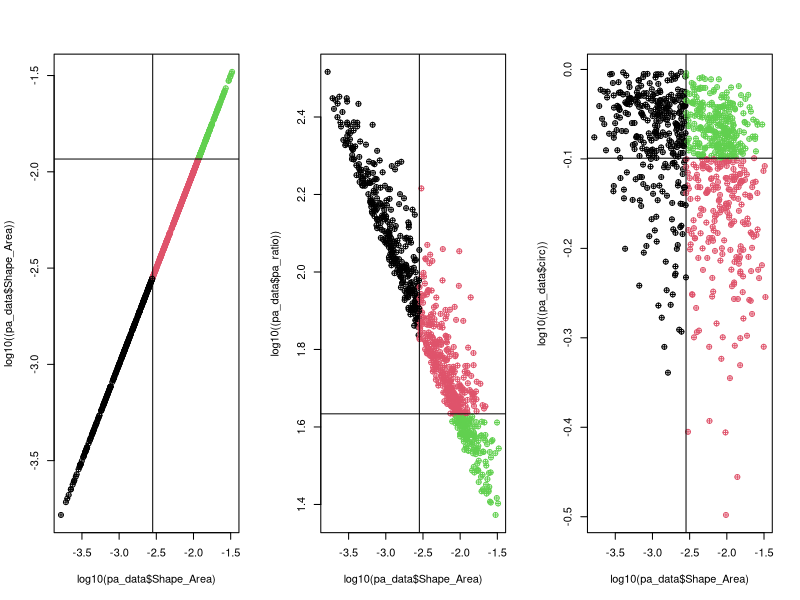
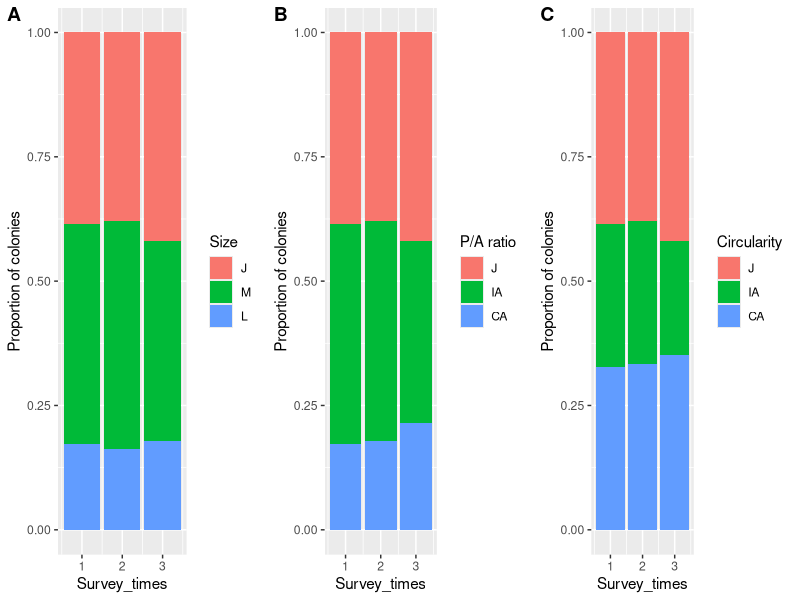
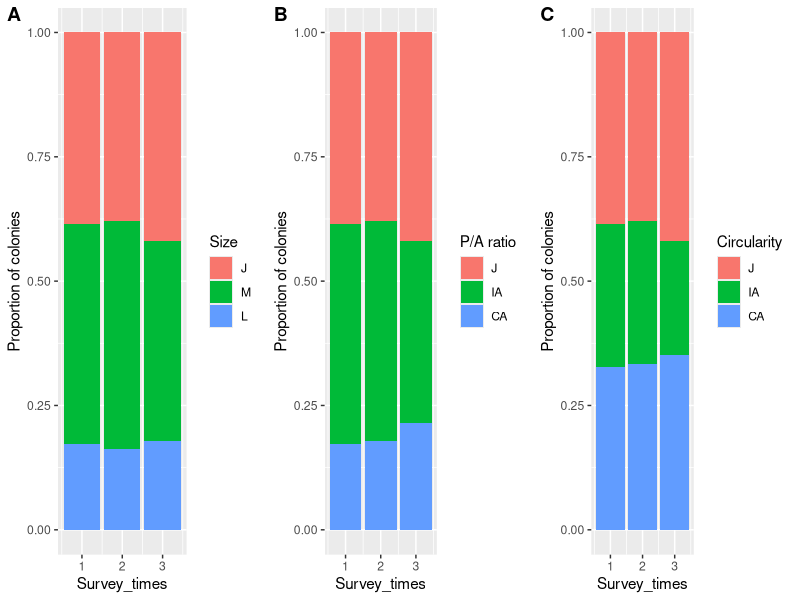
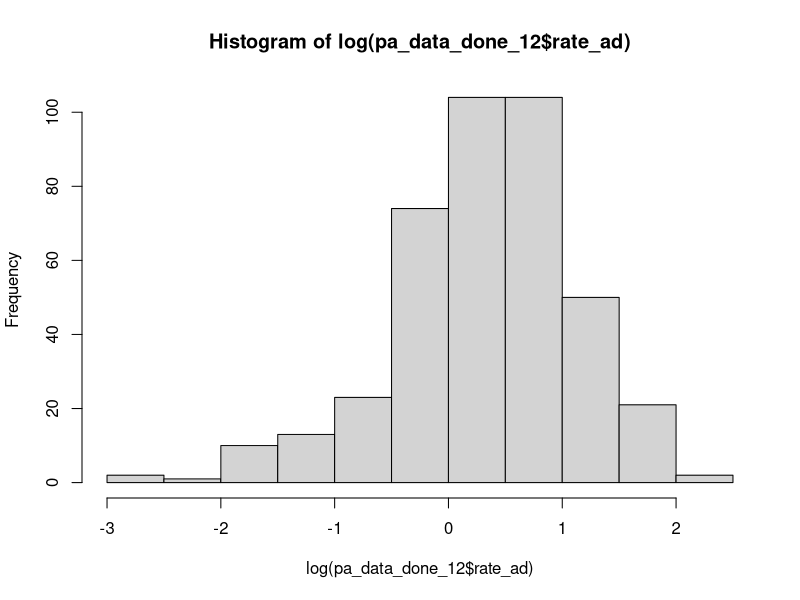
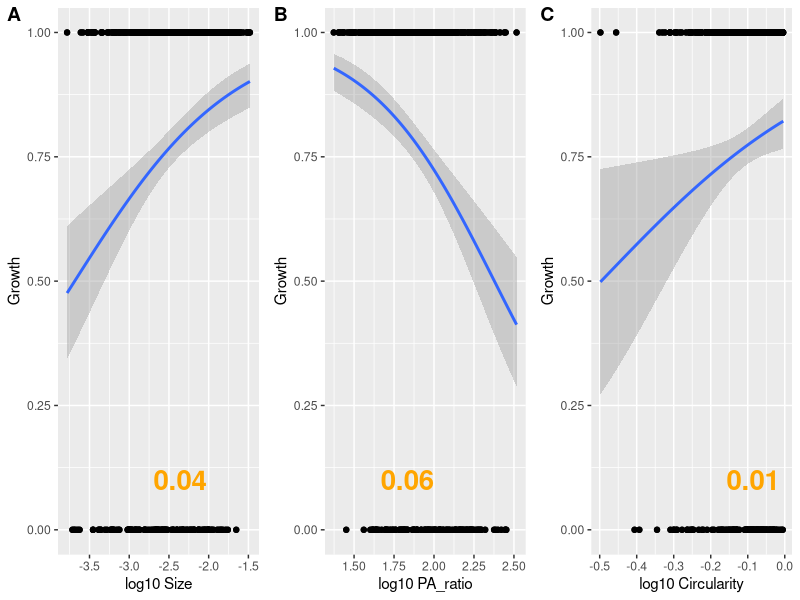
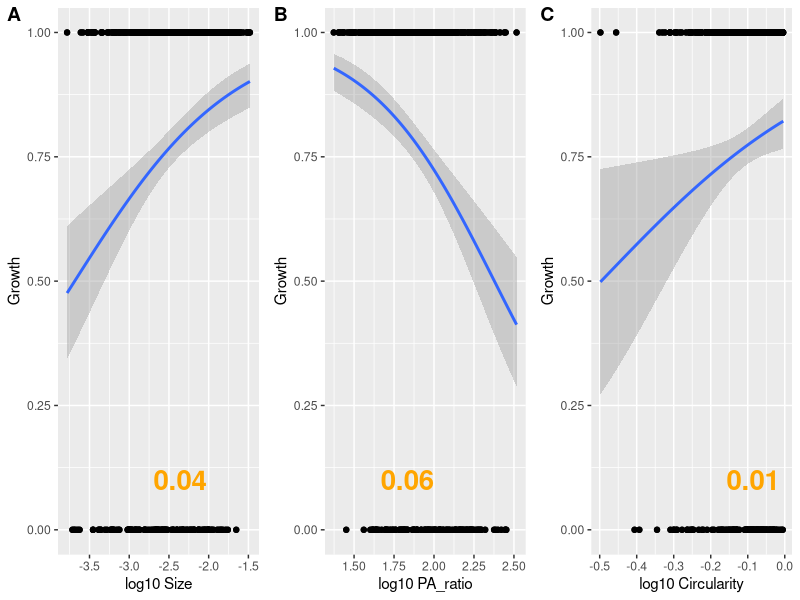
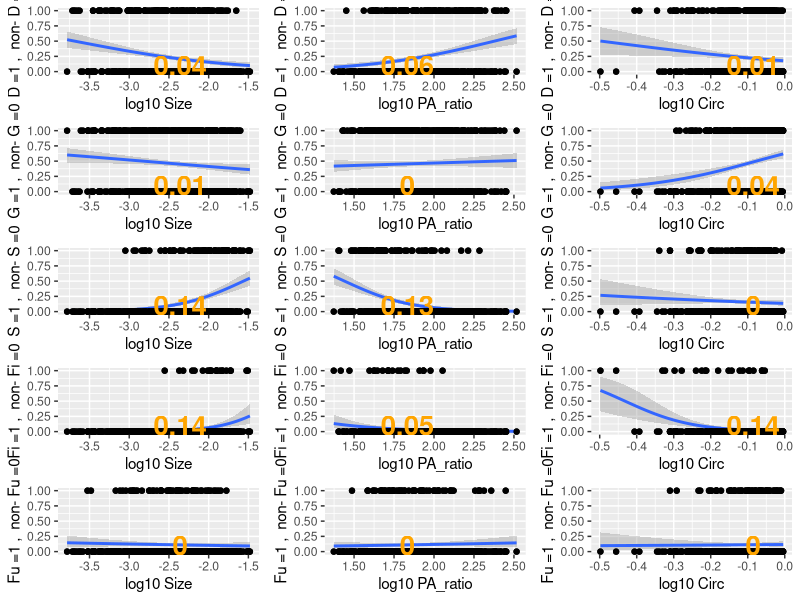
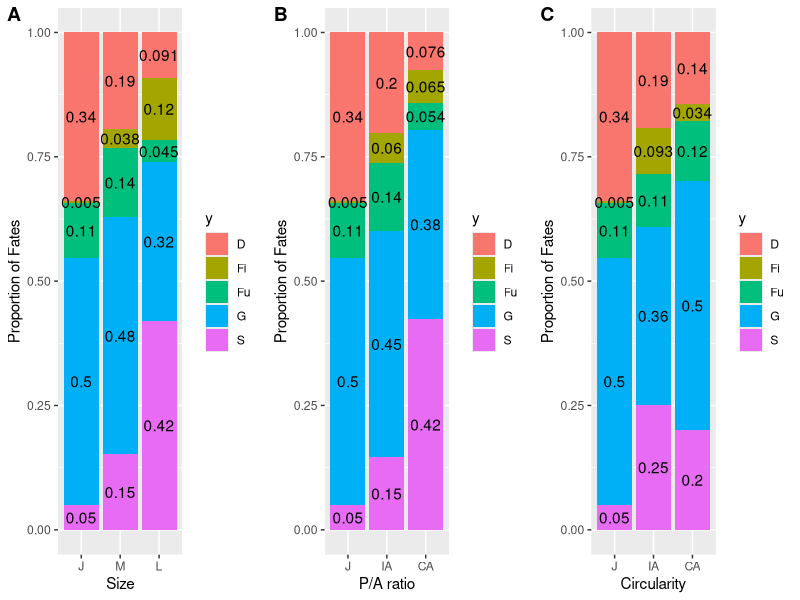

The R script that drew these images, in order: (Note: this script raises an error after producing the figures.)
## ---- chunk 1
knitr::opts_chunk$set(echo = TRUE)
## ---- chunk 2
####LIBRARIES####
library(tidyverse)
library(readr)
library(cowplot)
## ---- chunk 3
####DATA####
pa_data <- read_csv("data/OL_PA_all.csv")

####CLASS CHECK####
pa_data$Shape_Length <- as.numeric(pa_data$Shape_Length)
pa_data$Shape_Area <- as.numeric(pa_data$Shape_Area)
pa_data$Survey_times <- as.numeric(pa_data$Survey_times)
pa_data$Plot_ID <- as.factor(pa_data$Plot_ID)
#pa_data$Source <- as.factor(pa_data$Source)
pa_data$Fate <- as.factor(pa_data$Fate)
pa_data$Recruit[is.na(pa_data$Recruit)] <- "N" #fill the data with NO recruit
pa_data$Recruit <- as.factor(pa_data$Recruit)

####Classify juvenile and adult####
pa_data$size_class <- NA
pa_data$size_class[pa_data$Shape_Area<=0.002827433 ] <- 'J' #size smaller than 6 cm is juvenile
pa_data$size_class[pa_data$Shape_Area > 0.002827433] <- 'A'
pa_data$size_class <- as.factor(pa_data$size_class)

####Calculate pa_ratio####
pa_data$pa_ratio <- pa_data$Shape_Length / pa_data$Shape_Area

####Circularity####
pa_data$Circle_Length <- sqrt(pa_data$Shape_Area / pi) * 2 * pi
pa_data$circ <- pa_data$Circle_Length / pa_data$Shape_Length

summary(pa_data)

## ---- chunk 4
##########plot definition of J IA CA

# find the half total area of adult
half_adult_sum <- sum(pa_data$Shape_Area[pa_data$size_class != "J"]) / 2
adult_data <- pa_data[pa_data$size_class != "J", ] #filter adult for classification


#####Classify by Size########
# Find cutoff Size
adult_area <- 0
cutoff_size <- NA
unique_areas <- sort(unique(adult_data$Shape_Area))

for (i in 1:length(unique_areas)) {
  area_indices <- min(which(adult_data$Shape_Area == unique_areas[i])) #avoid the same Shape_area value
  if (length(area_indices) == 1) {
    if (adult_area < half_adult_sum) {
      adult_area <- adult_area + adult_data$Shape_Area[area_indices]
    } else {
      cutoff_size <- unique_areas[i-3] #find the closest value manually...
      break
    }
  } else {
    stop("Error: Multiple values found for the same unique area.")
  }
}
# Classify medium and large adult by cutoff value
pa_data$pure_size <- NA
pa_data$pure_size[pa_data$Shape_Area <= 0.002827433] <- "J"
pa_data$pure_size[pa_data$Shape_Area > 0.002827433 & pa_data$Shape_Area <= cutoff_size] <- "M"
pa_data$pure_size[pa_data$Shape_Area > 0.002827433 & pa_data$Shape_Area > cutoff_size] <- "L"
pa_data$pure_size <- as.factor(pa_data$pure_size)
pa_data$pure_size <- factor(pa_data$pure_size, levels = c("J","M","L"))


#####Classify by P/A ratio########
# find the half total area of adult
adult_area <- 0
cutoff_pa_ratio <- NA
for (i in 1:length(sort(unique(pa_data$pa_ratio)))){
  if(adult_area < half_adult_sum){
    adult_area <- adult_area + pa_data$Shape_Area[pa_data$pa_ratio == sort(unique(pa_data$pa_ratio))[i]]
  }else{
    cutoff_pa_ratio <- sort(unique(pa_data$pa_ratio))[i-1] #find the closest manually...
    break
  }
}
# Classify PA ratio by cutoff value
pa_data$size_class_pa <- NA
pa_data$size_class_pa[pa_data$Shape_Area <= 0.002827433] <- "J"
pa_data$size_class_pa[pa_data$Shape_Area > 0.002827433 & pa_data$pa_ratio >= cutoff_pa_ratio] <- "IA"
pa_data$size_class_pa[pa_data$Shape_Area > 0.002827433 & pa_data$pa_ratio < cutoff_pa_ratio] <- "CA"
pa_data$size_class_pa <- as.factor(pa_data$size_class_pa)
pa_data$size_class_pa <- factor(pa_data$size_class_pa, levels = c("J","IA","CA"))


#####Classify by Circularity########
# find the half total area of adult
adult_area <- 0
cutoff_circ <- NA
unique_areas <- sort(unique(adult_data$circ))
for (i in 1:length(unique_areas)){
  if(adult_area < half_adult_sum){
    adult_area <- adult_area + adult_data$Shape_Area[adult_data$circ == unique_areas[i]]
  }else{
    cutoff_circ <- unique_areas[i-1] #make the sum of CA IA closer
    break
  }
}

# Classify circularity by cutoff value
pa_data$size_class_circ <- NA
pa_data$size_class_circ[pa_data$Shape_Area <= 0.002827433] <- "J"
pa_data$size_class_circ[pa_data$Shape_Area > 0.002827433 & pa_data$circ <= cutoff_circ] <- "IA"
pa_data$size_class_circ[pa_data$Shape_Area > 0.002827433 & pa_data$circ > cutoff_circ] <- "CA"
pa_data$size_class_circ <- as.factor(pa_data$size_class_circ)
pa_data$size_class_circ <- factor(pa_data$size_class_circ, levels = c("J","IA","CA"))


####Plot pa_ratio with size base on morphological stages####
png(file="C:/Users/keelu/R/FiFu_analysis/Figs/SizeClass_scatter.png",
width=800, height=650, res=100)

par(mfrow=c(1,3))
plot(log10(pa_data$Shape_Area), log10((pa_data$Shape_Area)),
     pch = 10,
     col = factor(pa_data$pure_size))
abline(v=log10(pi*0.03^2))#check the standard of adult
abline(h=log10(cutoff_size)) #check the standard of compact adult
plot(log10(pa_data$Shape_Area), log10((pa_data$pa_ratio)),
     pch = 10,
     col = factor(pa_data$size_class_pa))
abline(v=log10(pi*0.03^2))#check the standard of adult
abline(h=log10(cutoff_pa_ratio)) #check the standard of compact adult
plot(log10(pa_data$Shape_Area), log10((pa_data$circ)),
     pch = 10,
     col = factor(pa_data$size_class_circ))
abline(v=log10(pi*0.03^2))#check the standard of adult
abline(h=log10(cutoff_circ)) #check the standard of compact adult
dev.off()

## ---- chunk 5
#####plot composition difference in 3 survey times
#clean data
df <- data.frame(pa_data$Survey_times, pa_data$pure_size, pa_data$size_class_pa, pa_data$size_class_circ) 
colnames(df) <- c("Survey_times", "Size","P/A ratio","Circularity")

plot_list <- list()
for (i in 1:3) {
  data <- data.frame(
    x = df[,1],
    y = df[,i+1]
  )
  p <- ggplot(data = data, aes(x = x, fill = y, na.rm = TRUE)) +
    geom_bar(position = "fill") +
    xlab("Survey_times") +
    ylab("Proportion of colonies")+ 
    guides(fill=guide_legend(title=colnames(df[i+1])))
  plot_list[[i]] <- p
}

#plot together
fig1 <- plot_grid(plot_list[[1]],plot_list[[2]],plot_list[[3]],align="h",labels=c("A","B","C"),nrow = 1)
ggsave("C:/Users/keelu/R/FiFu_analysis/Figs/times_proportion_fillbox.png", plot = fig1, width = 6, height = 5.3, dpi = 100)
dev.off()
fig1
## ---- chunk 6
############Analyze the Fates of colonies###################
####Add Fate (G,S) and their sa_change####
pa_data_GS <- data.frame()
# Subset the data.frame to only include observations from the two dates of interest
for (plot_id in c("M1", "M2", "TY3")) { # loop in sites
  #print(plot_id)
  for (t in 1:2) { # loop in survey times
    #print(paste0("t=",t))
    pa_data_subset <- pa_data[pa_data$Plot_ID == plot_id,]
    pa_data_subset <- pa_data_subset[pa_data_subset$Survey_times == t | pa_data_subset$Survey_times == t+1, ]
    pa_data_subset <- pa_data_subset[!(pa_data_subset$Fate %in% c("D","Fu","Fi") & pa_data_subset$Survey_times == t), ]
    pa_data_subset <- pa_data_subset[!(pa_data_subset$Recruit == "Y"& pa_data_subset$Survey_times == t+1),] #don't calculate new colonies
    pa_data_subset <- pa_data_subset[!(!is.na(pa_data_subset$Source) & pa_data_subset$Survey_times == t+1),]
    
    # Create a new data.frame to store the area change for each coral colony
    area_change_df <- data.frame(ID = unique(pa_data_subset$ID), sa_change = NA)
    
    # Loop through each ID and calculate the area change between the two dates
    for (i in 1:length(unique(pa_data_subset$ID))) {
      #print(paste0("i=",i))
      current_id <- unique(pa_data_subset$ID)[i]
      current_area <- pa_data_subset[pa_data_subset$ID == current_id & pa_data_subset$Survey_times == t, "Shape_Area"]
      future_area <- pa_data_subset[pa_data_subset$ID == current_id & pa_data_subset$Survey_times == t+1, "Shape_Area"]
      # Check if current_area and future_area are not NA
      if (nrow(current_area) > 0 & nrow(future_area) > 0) {
        area_change <- future_area - current_area
        area_change_df[i, "sa_change"] <- area_change
      }
    }
    pa_data_subset <- pa_data_subset[pa_data_subset$Survey_times == t,] #only left t to merge
    # Merge the area change data.frame back into the original data.frame using the ID variable
    pa_data_subset$sa_change <- area_change_df$sa_change[match(pa_data_subset$ID, area_change_df$ID)]
    pa_data_GS <- rbind(pa_data_GS, pa_data_subset)
    }
}
#Calculate for growth and shrink
pa_data_GS$Fate <- ifelse(pa_data_GS$sa_change >= 0, "G", "S")

###Add sa_change of D ####
pa_data_D <- data.frame()

# Calculate sa_change
for (plot_id in c("M1", "M2", "TY3")) {
  for (t in 1:2) {
    # Subset the data.frame to only include D and N colonies
    pa_data_subset <- pa_data[pa_data$Plot_ID == plot_id,]
    pa_data_subset <- pa_data_subset[pa_data_subset$Survey_times == t, ]
    pa_data_subset <- pa_data_subset[pa_data_subset$Fate == "D", ]
    pa_data_subset <- pa_data_subset[complete.cases(pa_data_subset$ID), ] # clean NA rows
    
    # Create a new data.frame to store the area change for each coral colony
    area_change_df <- data.frame(ID = unique(pa_data_subset$ID), sa_change = NA)

    # Loop through each ID and calculate the area change between the two dates
    for (i in 1:length(unique(pa_data_subset$ID))) {
      #print(paste0("i=",i))
      current_id <- unique(pa_data_subset$ID)[i]
      # Calculate D 
        area_change <- 0 - pa_data_subset$Shape_Area[i] # calculate Dead sa_change
        area_change_df[i, "sa_change"] <- area_change
    }
    pa_data_subset$sa_change <- area_change_df$sa_change[match(pa_data_subset$ID, area_change_df$ID)]
    pa_data_D <- rbind(pa_data_D, pa_data_subset) #Bind subset into DN dataframe
}
}

###Add sa_change of Fi####
pa_data_Fi <- data.frame()

for (plot_id in c("M1", "M2", "TY3")) {
  for (t in 1:2) {
# Subset the data.frame to only include Fi colonies
    pa_data_subset <- pa_data[pa_data$Plot_ID == plot_id,]
    pa_data_subset <- pa_data_subset[pa_data_subset$Survey_times == t | pa_data_subset$Survey_times == t+1, ]
    pa_data_subset <- pa_data_subset[(pa_data_subset$Fate == "Fi" & pa_data_subset$Survey_times == t) | (!is.na(pa_data_subset$Source) & pa_data_subset$Survey_times == t+1), ]
    pa_data_subset <- pa_data_subset[complete.cases(pa_data_subset$ID), ] # clean NA rows

    pa_data_subset_1 <- pa_data_subset[pa_data_subset$Survey_times == t,] # time one data
    pa_data_subset_2 <- pa_data_subset[pa_data_subset$Survey_times == t+1,] # time two data
    
    if (nrow(pa_data_subset_1) != 0){  # check there are fi colonies or not
    # Get the ID of fission colonies
      area_change_df <- data.frame(ID = unique(pa_data_subset_1$ID), sa_change = NA)
    # Loop through Fi colonies dataframe
    for (j in 1:length(unique(pa_data_subset_1$ID))) {
      current_id_1 <- unique(pa_data_subset_1$ID)[j]
    # Loop through each ID and calculate total Fi from t+1
    Fi_total <- 0
      for (i in 1:length(unique(pa_data_subset_2$ID))) {
      #print(paste0("i=",i))
      current_id <- unique(pa_data_subset_2$ID)[i]
      # Calculate Fi
      if (pa_data_subset_2$Source[i] == current_id_1) {
      Fi_total <- Fi_total + pa_data_subset_2$Shape_Area[i] # calculate total Fi area from single colony
      }
    }
      area_change <- Fi_total - pa_data_subset_1$Shape_Area[j]
      area_change_df[j, "sa_change"] <- area_change
    }
    pa_data_subset_1$sa_change <- area_change_df$sa_change[match(pa_data_subset_1$ID, area_change_df$ID)]
    pa_data_Fi <- rbind(pa_data_Fi, pa_data_subset_1) #Bind subset into Fi dataframe
    }
  }
  }

###Add sa_change of Fu####
pa_data_Fu <- data.frame()

for (plot_id in c("M1", "M2", "TY3")) {
  for (t in 1:2) {
# Subset the data.frame to only include Fu colonies
    pa_data_subset <- pa_data[pa_data$Plot_ID == plot_id,]
    pa_data_subset <- pa_data_subset[pa_data_subset$Survey_times == t | pa_data_subset$Survey_times == t+1, ]
    pa_data_subset <- pa_data_subset[(pa_data_subset$Fate == "Fu" & pa_data_subset$Survey_times == t) | (!is.na(pa_data_subset$Source) & pa_data_subset$Survey_times == t+1), ]
    pa_data_subset <- pa_data_subset[complete.cases(pa_data_subset$ID), ] # clean NA rows

    pa_data_subset_1 <- pa_data_subset[pa_data_subset$Survey_times == t,] # time one data
    pa_data_subset_1$ID <- as.numeric(pa_data_subset_1$ID)
    pa_data_subset_2 <- pa_data_subset[pa_data_subset$Survey_times == t+1,] # time two data
    pa_data_subset_2$Source <- as.character(pa_data_subset_2$Source)
    pa_data_subset_2 <- pa_data_subset_2[grepl("\\+", pa_data_subset_2$Source) == TRUE,] # remove Fi
    
    ##Calculate total source area from subset2 first##
    if (nrow(pa_data_subset_2) != 0){  # check there are fu colonies or not
    # Get the ID of Fusion colonies
      Source_total <- data.frame(ID = unique(pa_data_subset_2$ID), Source_total = NA)
    # Loop through Time2 colonies dataframe
    for (j in 1:length(unique(pa_data_subset_2$ID))) {
    # break source into separate IDs
      Fu_list <- strsplit(as.character(pa_data_subset_2$Source)[j], "\\+")[[1]] # separate numbers
      Fu_list <- as.numeric(Fu_list)
   # Loop through each ID and calculate total Fi from t+1
    Fu_total <- 0
      for (i in 1:length(unique(pa_data_subset_1$ID))) {
      #print(paste0("i=",i))
        if ((pa_data_subset_1$ID)[i] %in% Fu_list){ #check the Fu ID match or not
          Fu_total <- Fu_total + pa_data_subset_1$Shape_Area[i] # calculate total Fu area 
        } 
    }
      Source_total[j, "Source_total"] <- Fu_total
    }
      pa_data_subset_2$Source_total <- Source_total$Source_total[match(pa_data_subset_2$ID, Source_total$ID)]
    }
    
    ##Calculate sa_change in subset1##
    if (nrow(pa_data_subset_1) != 0){  # check there are fi colonies or not
    # Get the ID of fission colonies
      area_change_df <- data.frame(ID = unique(pa_data_subset_1$ID), sa_change = NA)
    # Loop through Fu colonies dataframe
    for (j in 1:length(unique(pa_data_subset_1$ID))) {
      current_id <- unique(pa_data_subset_1$ID)[j]
    # Loop through each ID in T2 data and find total Fu area
      for (i in 1:length(unique(pa_data_subset_2$ID))) {
      #print(paste0("i=",i))
      # break source into separate IDs
      Fu_list <- strsplit(as.character(pa_data_subset_2$Source)[i], "\\+")[[1]] # separate numbers
      Fu_list <- as.numeric(Fu_list)
      # Calculate Fu area change
      if (current_id %in% Fu_list) {
        proportion <- (pa_data_subset_1$Shape_Area[j] / pa_data_subset_2$Source_total[i])
        area_change <- pa_data_subset_2$Shape_Area[i]*proportion - pa_data_subset_1$Shape_Area[j]
      }
    }
      area_change_df[j, "sa_change"] <- area_change
    }
    pa_data_subset_1$sa_change <- area_change_df$sa_change[match(pa_data_subset_1$ID, area_change_df$ID)]
    pa_data_Fu <- rbind(pa_data_Fu, pa_data_subset_1) #Bind subset into Fu dataframe
    }
  }
}

####Combine all of cleaned data####
pa_data_done <- rbind(pa_data_GS,pa_data_D,pa_data_Fi,pa_data_Fu)

#### Calculate changing rate
pa_data_done$change_rate <- (pa_data_done$Shape_Area+pa_data_done$sa_change) / pa_data_done$Shape_Area


# Bind time 3 data
pa_data_done <- bind_rows(list(pa_data_done,pa_data[pa_data$Survey_times == 3,]))

#standerdize ratio by survey time
pa_data_done$rate_ad <-  ifelse(pa_data_done$Survey_times == 1 & pa_data_done$Plot_ID == "M1",
                                    pa_data_done$change_rate * 12/17,
                                    ifelse(
                                    pa_data_done$Survey_times == 2 & pa_data_done$Plot_ID == "M1",
                                    pa_data_done$change_rate * 12/9,
                                    ifelse(
                                    pa_data_done$Survey_times == 1 & pa_data_done$Plot_ID == "M2",
                                    pa_data_done$change_rate * 12/15,
                                    ifelse(
                                    pa_data_done$Survey_times == 2 & pa_data_done$Plot_ID == "M2",
                                    pa_data_done$change_rate * 12/11,
                                    ifelse(
                                    pa_data_done$Survey_times == 1 & pa_data_done$Plot_ID == "TY3",
                                    pa_data_done$change_rate * 12/18,
                                    ifelse(
                                    pa_data_done$Survey_times == 2 & pa_data_done$Plot_ID == "TY3",
                                    pa_data_done$change_rate * 12/8,
                                    pa_data_done$change_rate
                                    )
                                    )
                                    )
                                    )
                                    )
)

## ---- chunk 7
####plot histgram to check normal distributin
pa_data_done_12 <-  filter(pa_data_done, Survey_times == 1 | Survey_times == 2)
hist(log(pa_data_done_12$rate_ad))

## ---- chunk 8
####Plot pa_ratio and changing rate D=0 G>1#####Filter date 
# Define fate Growth and Death in discrete (G=1, D=0)
pa_data_done$Discrete_change <- ifelse(pa_data_done$Fate == "D", 0, ifelse(pa_data_done$Fate != "D", 1, NA))
pa_data_done_12 = filter(pa_data_done, Survey_times == 1 | Survey_times == 2)

# Clean data
df <- data.frame(pa_data_done_12$Discrete_change, pa_data_done_12$Shape_Area, pa_data_done_12$pa_ratio, pa_data_done_12$circ) 
colnames(df) <- c("Growth", "Size","PA_ratio","Circularity")

model <- glm(df$Growth ~ df$Size * df$Circularity, data = df, family = binomial)
summary(model)
with(summary(model), 1 - deviance/null.deviance) # Calculate McFadden's R-squared
#summary(model)$coefficients # Extract the results

# Calculate R square
R_square <- list()
for (i in 1:3) {
  model <- glm(df[[1]] ~ log10(df[[i+1]]), family = binomial)
  R_square[i] <- with(summary(model), 1 - deviance/null.deviance) # Calculate McFadden's R-squared
}
R_square <- as.numeric(R_square)

#set the position of annotation 
annotation <- data.frame(
  x = c(log10(median(df$Size)),log10(median(df$PA_ratio)),log10(median(df$Circularity))),
  y = c(0.1,0.1,0.1)
)
annotation$R_square <- R_square

# Plot discrete change with size, ratio, circ
plot_list <- list()
for (i in 1:3) {
  data <- data.frame(
    x = df[,i+1],
    y = df[,1]
  )
  p <- ggplot(data = data, aes(log10(x), y))+
  geom_point(shape=21)+
  geom_smooth(method="glm", method.args = list(family = "binomial"))+
  geom_point()+ 
  xlab(paste("log10",colnames(df[i+1])))+
  ylab(colnames(df[1]))+ 
  geom_text(data = annotation[i,], aes( x=x, y=y, label=round(R_square, 2)),
                  color="orange", 
                  size=7, fontface="bold" )
  plot_list[[i]] <- p
  }

#plot together
fig2 <- plot_grid(plot_list[[1]],plot_list[[2]],plot_list[[3]],align="h",labels=c("A","B","C"),nrow = 1)
ggsave("C:/Users/keelu/R/FiFu_analysis/Figs/Discrete_logClass_lm.png", plot = fig2, width = 6.5, height = 4.5, dpi = 100)
dev.off()
fig2


## ---- chunk 9
#####Plot all Fate vs non-Fate lm#########
combined_list <- list()
model_times <- list()
model_plus <- list()
# Define the fates 
Fate_loop <- c("D","G","S","Fi","Fu")

for (Fates in Fate_loop) {

  pa_data_done$Discrete_change <- ifelse(pa_data_done$Fate == Fates, 1, ifelse(pa_data_done$Fate != Fates, 0, NA))
  pa_data_done_12 <- filter(pa_data_done, Survey_times == 1 | Survey_times == 2)
  #pa_data_done_12 <- filter(pa_data_done_12, size_class != "J") #Exclude Juvenile
  
  # Clean data
  df <- data.frame(pa_data_done_12$Discrete_change, pa_data_done_12$Shape_Area, pa_data_done_12$pa_ratio, pa_data_done_12$circ) 
    colnames(df) <- c(paste(Fates,"=1",", ","non-",Fates,"=0"), "Size","PA_ratio","Circ")
  
  # Calculate R square
R_square <- list()
for (i in 1:3) {
  model <- glm(df[[1]] ~ log10(df[[i+1]]), family = binomial)
  R_square[i] <- with(summary(model), 1 - deviance/null.deviance) # Calculate McFadden's R-squared
}
R_square <- as.numeric(R_square)
  
  #set the position of annotation 
  annotation <- data.frame(
    x = c(log10(median(df$Size)),log10(median(df$PA_ratio)),log10(median(df$Circ))),
    y = c(0.1,0.1,0.1)
  )
  annotation$R_square <- R_square
  
  # Plot discrete change with size, ratio, circ
  plot_list <- list()
  for (i in 1:3) {
    data <- data.frame(
      x = df[,i+1],
      y = df[,1]
    )
    p <- ggplot(data = data, aes(log10(x), y))+
    geom_point(shape=21)+
    geom_smooth(method="glm", method.args = list(family = "binomial"))+
    geom_point()+ 
    xlab(paste("log10",colnames(df[i+1])))+
    ylab(colnames(df[1]))+ 
    geom_text(data = annotation[i,], aes( x=x, y=y, label=round(R_square, 2)),
                    color="orange", 
                    size=7, fontface="bold" )
    plot_list[[i]] <- p
  }

# Bind the lists
combined_list <- append(combined_list, plot_list)
}


#plot together
fig2_1 <- plot_grid(combined_list[[1]],combined_list[[2]],combined_list[[3]],combined_list[[4]],combined_list[[5]],combined_list[[6]],combined_list[[7]],combined_list[[8]],combined_list[[9]],combined_list[[10]],combined_list[[11]],combined_list[[12]],combined_list[[13]],combined_list[[14]],combined_list[[15]],align="h",nrow = 5)
ggsave("C:/Users/keelu/R/FiFu_analysis/Figs/Discrete_logClass_lm_all.png", plot = fig2_1, width = 6.5, height = 12, dpi = 100)
dev.off()
#fig2_1

## ---- chunk 10
##### Manually loop trhough fate to get GLM result
# Define the fates 
Fate_loop <- c("D","G","S","Fi","Fu")
Fates <- "Fu"
pa_data_done$Discrete_change <- ifelse(pa_data_done$Fate == Fates, 1, ifelse(pa_data_done$Fate != Fates, 0, NA))
pa_data_done_12 <- filter(pa_data_done, Survey_times == 1 | Survey_times == 2)
#pa_data_done_12 <- filter(pa_data_done_12, size_class != "J") #Exclude Juvenile
  
# Clean data
  df <- data.frame(pa_data_done_12$Discrete_change, pa_data_done_12$Shape_Area, pa_data_done_12$pa_ratio, pa_data_done_12$circ) 
    colnames(df) <- c(paste(Fates,"=1",", ","non-",Fates,"=0"), "Size","PA_ratio","Circ")

# Calculate Size * Circ and Size + Circ
model_t <- glm(data = df, df[[1]] ~ log10(Size)*log10(Circ), family = binomial)
summary(model_t)
model_p <- glm(data = df, df[[1]] ~ log10(Size)+log10(Circ), family = binomial)
model_plus <- append(model_plus, model_p)
summary(model_p)
## ---- chunk 11
# Clean data
pa_data_done_12 <- filter(pa_data_done, Survey_times == 1 | Survey_times == 2)
df <- data.frame(pa_data_done_12$Fate, pa_data_done_12$pure_size, pa_data_done_12$size_class_pa, pa_data_done_12$size_class_circ) 
colnames(df) <- c("Fate", "Size","P/A ratio","Circularity")

# Plot the proportin of Fate from J, IA, CA
plot_list <- list()
for (i in 1:3) {
  data <- data.frame(
    x = df[,i+1],
    y = df[,1]
  )
  p <- ggplot(data = data, aes(x = x, fill = y,na.rm = TRUE)) + 
  geom_bar(position = "fill") +
  xlab(colnames(df[i+1])) + 
  ylab("Proportion of Fates")+
  geom_text(
      aes(label = signif(after_stat(count) / tapply(after_stat(count), after_stat(x), sum)[as.character(after_stat(x))], digits = 2)),
      stat = "count",
      position = position_fill(vjust = 0.5)
    )
  plot_list[[i]] <- p
  }
fig3 <- plot_grid(plot_list[[1]],plot_list[[2]],plot_list[[3]],align="h",labels=c("A","B","C"),nrow = 1)
ggsave("C:/Users/keelu/R/FiFu_analysis/Figs/Proportion_Fates.png", plot = fig3, width = 8, height = 5.3, dpi = 100)

# Plot the proportin of Fate from J, IA, CA. Reverse X Y
plot_list <- list()
for (i in 1:3) {
  data <- data.frame(
    x = df[,1],
    y = df[,i+1]
  )
  p <- ggplot(data = data, aes(x = x, fill = y,na.rm = TRUE)) + 
  geom_bar(position = "fill") +
  xlab(colnames(df[i+1])) + 
  ylab("Proportion of Fates")+
  geom_text(
      aes(label = signif(after_stat(count) / tapply(after_stat(count), after_stat(x), sum)[as.character(after_stat(x))], digits = 2)),
      stat = "count",
      position = position_fill(vjust = 0.5)
    )
  plot_list[[i]] <- p
  }
fig3_1 <- plot_grid(plot_list[[1]],plot_list[[2]],plot_list[[3]],align="h",labels=c("A","B","C"),nrow = 1)
ggsave("C:/Users/keelu/R/FiFu_analysis/Figs/Proportion_Fates_Revers.png", plot = fig3_1, width = 8.8, height = 5.3, dpi = 100)
fig3_1

# Plot the proportin of Fate from J, IA, CA. Reverse X Y without J
pa_data_done_12 <- filter(pa_data_done, Survey_times == 1 | Survey_times == 2)
pa_data_done_12 <- filter(pa_data_done_12, size_class != "J")
df <- data.frame(pa_data_done_12$Fate, pa_data_done_12$pure_size, pa_data_done_12$size_class_pa, pa_data_done_12$size_class_circ) 
colnames(df) <- c("Fate", "Size","P/A ratio","Circularity")
plot_list <- list()
for (i in 1:3) {
  data <- data.frame(
    x = df[,1],
    y = df[,i+1]
  )
  p <- ggplot(data = data, aes(x = x, fill = y,na.rm = TRUE)) + 
  geom_bar(position = "fill") +
  xlab(colnames(df[i+1])) + 
  ylab("Proportion of Fates")+
  geom_text(
      aes(label = signif(after_stat(count) / tapply(after_stat(count), after_stat(x), sum)[as.character(after_stat(x))], digits = 2)),
      stat = "count",
      position = position_fill(vjust = 0.5)
    )
  plot_list[[i]] <- p
  }
fig3_2 <- plot_grid(plot_list[[1]],plot_list[[2]],plot_list[[3]],align="h",labels=c("A","B","C"),nrow = 1)
ggsave("C:/Users/keelu/R/FiFu_analysis/Figs/Proportion_Fates_Revers_NoJ.png", plot = fig3_2, width = 10.5, height = 3.8, dpi = 100)
fig3_2


## ---- chunk 12
### Plot mean multiplier difference
# Clean data, remove J due to all the same
pa_data_done_12 <- filter(pa_data_done, Survey_times == 1 | Survey_times == 2 )
pa_data_done_12 <- filter(pa_data_done_12, size_class == "A")
df <- data.frame(pa_data_done_12$Fate, pa_data_done_12$pure_size, pa_data_done_12$size_class_pa, pa_data_done_12$size_class_circ, pa_data_done_12$rate_ad) 
colnames(df) <- c("Fate", "Size","PA_ratio","Circularity","Multiplier")

# Plot the multiplier data range
plot_list <- list()
for (i in 1:3) {
  data <- data.frame(
    x = df[,1],
    y = df[,i+1],
    z = df[,5]
  )
  # Calculating both the mean and standard deviation
  result <- data %>%
  group_by(x, y) %>%
  summarise(
    Means = mean(z),
    SDs = sd(z)
  )
  p <- ggplot(result, aes(x = x, y = Means, fill = y)) +
  geom_bar(stat = "identity", position = position_dodge()) +
  geom_errorbar(aes(ymin = Means - SDs, ymax = Means + SDs), position = position_dodge(width = 0.9), width = 0.25) +
  labs(x = "Fate", y = "Multiplier", fill = colnames(df[i+1])) +
  theme_minimal()
  plot_list[[i]] <- p
}


fig4_1 <- plot_grid(plot_list[[1]],plot_list[[2]],plot_list[[3]],align="h",labels=c("A","B","C"),nrow = 1)
ggsave("C:/Users/keelu/R/FiFu_analysis/Figs/Multiplier_Fates_boxplot_NoJ.png", plot = fig4_1, width = 10.5, height = 3.8, dpi = 100)
fig4_1

## ---- chunk 13
### Plot method comparison
method_compare <- read_csv("data/Method_compare.csv")

### Plot mean multiplier difference
stage_loop <- c("J","I","C")
# Define the custom order
custom_order <- c("GJ","GI","GC","SJ","SI","SC","FiJ","FiI","FiC","FuJ","FuI","FuC","rec","mort")
method_compare$Fate <- factor(method_compare$Fate, levels = custom_order)

# Plot the multiplier difference in three methods
plot_list <- list()
for (i in 1:3) {
  df <- filter(method_compare, Stage == stage_loop[i])
  p <- ggplot(df, aes(x = Fate, y = multiplier, fill = Method)) +
  geom_bar(stat = "identity", position = position_dodge()) +
  labs(x = stage_loop[i], y = "Multiplier", fill = "Method") +
  theme_minimal()
  plot_list[[i]] <- p
}

fig5_1 <- plot_grid(plot_list[[1]],plot_list[[2]],plot_list[[3]],align="h",labels=c("A","B","C"),nrow = 1)
ggsave("C:/Users/keelu/R/FiFu_analysis/Figs/Method_compare_m.png", plot = fig5_1, width = 17.3, height = 3.6, dpi = 100)
fig5_1


# Plot the Areal proportion difference in three methods
plot_list <- list()
for (i in 1:3) {
  df <- filter(method_compare, Stage == stage_loop[i])
  p <- ggplot(df, aes(x = Fate, y = prop_area, fill = Method)) +
  geom_bar(stat = "identity", position = position_dodge()) +
  labs(x = stage_loop[i], y = "Areal proportion", fill = "Method") +
  theme_minimal()
  plot_list[[i]] <- p
}

fig5_2 <- plot_grid(plot_list[[1]],plot_list[[2]],plot_list[[3]],align="h",labels=c("A","B","C"),nrow = 1)
ggsave("C:/Users/keelu/R/FiFu_analysis/Figs/Method_compare_a.png", plot = fig5_2, width = 17.3, height = 3.6, dpi = 100)
fig5_2

# Plot the Areal proportion X multiplier difference in three methods
method_compare$aXm <- NA
method_compare$aXm <- method_compare$prop_area * method_compare$multiplier
plot_list <- list()
for (i in 1:3) {
  df <- filter(method_compare, Stage == stage_loop[i])
  p <- ggplot(df, aes(x = Fate, y = aXm, fill = Method)) +
  geom_bar(stat = "identity", position = position_dodge()) +
  labs(x = stage_loop[i], y = "Areal x Multiplier", fill = "Method") +
  theme_minimal()
  plot_list[[i]] <- p
}

fig5_3 <- plot_grid(plot_list[[1]],plot_list[[2]],plot_list[[3]],align="h",labels=c("A","B","C"),nrow = 1)
ggsave("C:/Users/keelu/R/FiFu_analysis/Figs/Method_compare_aXm.png", plot = fig5_3, width = 16, height = 5, dpi = 100)
fig5_3

## ---- chunk 14
### Calculate dynamics between three stages ###

dynamics_df <- data.frame()
dynamics_df_pa <- data.frame()
dynamics_df_circ <- data.frame()

# select loop column name
columns_to_loop <- c("pure_size", "size_class_pa", "size_class_circ")

# Loop through the selected columns size, pa, circ
for (col_name in columns_to_loop) {
  
  ## Find out how many J become IA and CA
  for (plot_id in c("M1", "M2", "TY3")) {
    for (t in 1:2) {
  #Filter date 
  pa_data_subset <- pa_data_done[pa_data_done$Plot_ID == plot_id,]
  pa_data_done_1 <- filter(pa_data_subset, Survey_times == t)
  pa_data_done_2 <- filter(pa_data_subset, Survey_times == t+1)
  column_values_1 <- pa_data_done_1[[col_name]]
  column_values_2 <- pa_data_done_2[[col_name]]
  
  # create a dataframe store morphological dynamic (ex. J Fu to CA = JFuCA)
  morpho_dynamic <- data.frame(ID = unique(pa_data_done_1$ID),dynamic = NA, stage = NA)
  
  for (j in 1:length(unique(pa_data_done_1$ID))) {
        current_id <- unique(pa_data_done_1$ID)[j]
      # Loop through each ID in T2 data and find corresponding size class 
        for (i in 1:length(unique(pa_data_done_2$ID))) {
            # Combine the size class in different times and the caused fate
            if (pa_data_done_1$Fate[j] == "S" | pa_data_done_1$Fate[j] == "G"){
              if (current_id == pa_data_done_2$ID[i]){ # check the ID is match
                morpho_dynamic$dynamic[j] <- paste0(pa_data_done_1$Fate[j],column_values_2[i])
                morpho_dynamic$stage[j] <- as.character(column_values_1[j])
                morpho_dynamic$change_rate[j] <- pa_data_done_1$change_rate[j]
                morpho_dynamic$area[j] <- pa_data_done_1$Shape_Area[j]
                morpho_dynamic$sa_change[j] <- pa_data_done_1$sa_change[j]
              } 
            } else if (pa_data_done_1$Fate[j] == "Fu"){
        # break source into separate IDs
        Fu_list <- strsplit(as.character(pa_data_done_2$Source)[i], "\\+")[[1]] 
        Fu_list <- as.numeric(Fu_list)
              if (current_id %in% Fu_list){
                morpho_dynamic$dynamic[j] <- paste0(pa_data_done_1$Fate[j],column_values_2[i])
                morpho_dynamic$stage[j] <- as.character(column_values_1[j])
                morpho_dynamic$change_rate[j] <- pa_data_done_1$change_rate[j]
                morpho_dynamic$area[j] <- pa_data_done_1$Shape_Area[j]
                morpho_dynamic$sa_change[j] <- pa_data_done_1$sa_change[j]
              }
            } else if (pa_data_done_1$Fate[j] == "Fi") { ###CHeck
              current_id <- as.character(current_id)
            if (current_id == pa_data_done_2$Source[i] & !is.na(pa_data_done_2$Source[i])){ # check the ID is match
                morpho_dynamic$dynamic[j] <- paste0(pa_data_done_1$Fate[j],column_values_2[i])
                morpho_dynamic$stage[j] <- as.character(column_values_1[j])
                indices <- which(pa_data_done_2$Source %in% pa_data_done_1$ID[j])
                Fi_total <- sum(pa_data_done_2$Shape_Area[indices])
                morpho_dynamic$change_rate[j] <- pa_data_done_1$change_rate[j]
                morpho_dynamic$area[j] <- pa_data_done_1$Shape_Area[j]
                morpho_dynamic$sa_change[j] <- pa_data_done_1$sa_change[j]
              }
            } else if (pa_data_done_1$Fate[j] == "D") {
            morpho_dynamic$dynamic[j] <- "D"
            morpho_dynamic$stage[j] <- as.character(column_values_1[j])
            morpho_dynamic$change_rate[j] <- pa_data_done_1$change_rate[j]
            morpho_dynamic$area[j] <- pa_data_done_1$Shape_Area[j]
            morpho_dynamic$sa_change[j] <- pa_data_done_1$sa_change[j]
          }
      }
      }
  morpho_dynamic$Survey_times <- t
  morpho_dynamic$Site <- plot_id
  
     # Rbind results to different dataframes based on a condition
      if (col_name == "pure_size") {
        dynamics_df <- rbind(dynamics_df, morpho_dynamic)
      } else if (col_name == "size_class_pa") {
        dynamics_df_pa <- rbind(dynamics_df_pa, morpho_dynamic)
      } else if (col_name == "size_class_circ") {
        dynamics_df_circ <- rbind(dynamics_df_circ, morpho_dynamic)
      }
  
    }
  }
} #loop column
## ---- chunk 15
########### Calculate multiplier

# Define the custom order
custom_order_1 <- c("GJ","GM","GL","SJ","SM","SL","FiJ","FiM","FiL","FuJ","FuM","FuL","D")
custom_order_2 <- c("GJ","GI","GC","SJ","SI","SC","FiJ","FiI","FiC","FuJ","FuI","FuC","D")





### Calculate mean change rate (multiplier) in each stage
dynamics_df_J <- filter(dynamics_df, stage == "J" )
dynamics_df_IA <- filter(dynamics_df, stage == "M") 
dynamics_df_CA <- filter(dynamics_df, stage == "L")


change_ratio_J <- dynamics_df_J %>%
  group_by(dynamic) %>%
  summarize(mean_x = mean(rate_ad), count = n())
# Convert the Name column to a factor with the custom order
change_ratio_J$dynamic <- factor(change_ratio_J$dynamic, levels = custom_order_1)
# Arrange the tibble based on the custom order
change_ratio_J <- change_ratio_J %>%
  arrange(dynamic)


change_ratio_IA <- dynamics_df_IA %>%
  group_by(dynamic) %>%
  summarize(mean_x = mean(rate_ad), count = n())

change_ratio_CA <- dynamics_df_CA %>%
  group_by(dynamic) %>%
  summarize(mean_x = mean(rate_ad), count = n())
